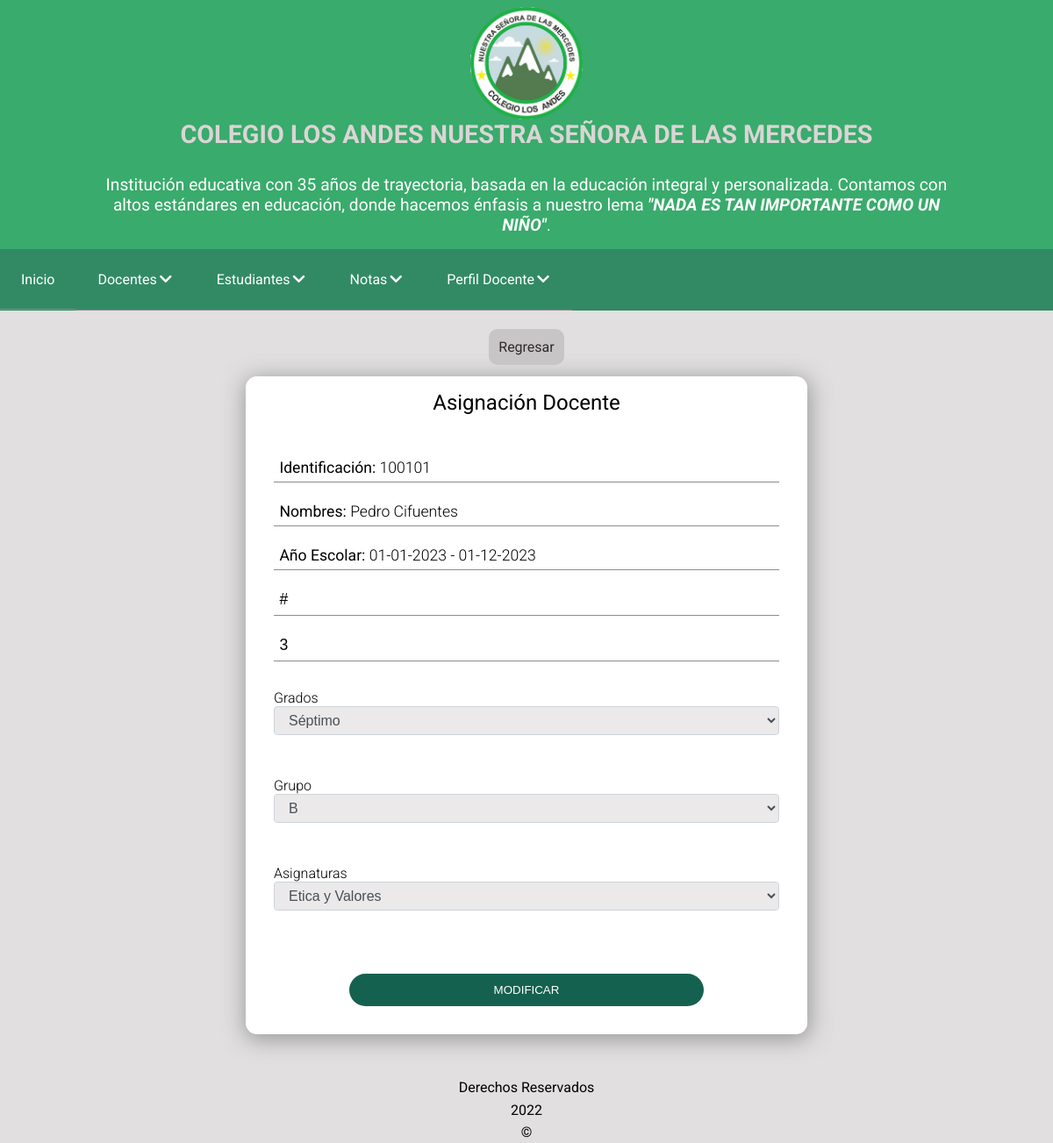
The page /principal.php?CONTENIDO=layout/components/docente/form-asignacion-docente-edit.php&accion=Modificar&id=21 (signed in) on the database its author committed.
### tables this page shows
CREATE TABLE menu (
    id int(4) NOT NULL AUTO_INCREMENT PRIMARY KEY,
    nombre VARCHAR(60) NOT NULL,
    ruta VARCHAR(200) NULL,
    tipo INT(2) NOT NULL,
    es_hijo INT(4) NULL,
    posicion INT(4) NOT NULL,
    INDEX (es_hijo),
    FOREIGN KEY (es_hijo) REFERENCES menu(id)
);

CREATE TABLE roles (
    id INT(4) NOT NULL AUTO_INCREMENT PRIMARY KEY,
    nombre VARCHAR(20) NOT NULL,
    valor CHAR(3) NOT NULL
);

CREATE TABLE usuario (
    id INT(4) NOT NULL AUTO_INCREMENT PRIMARY KEY,
    identificacion varchar(15) NOT NULL UNIQUE,
    nombres varchar(50) NOT NULL,
    apellidos varchar(50) NOT NULL,
    telefono varchar(10) NULL,
    email varchar(50) NOT NULL,
    direccion varchar(30) DEFAULT NULL,
    clave varchar(40) DEFAULT NULL,
    rol_id INT(4) NOT NULL,
    estado INT(1) NOT NULL,
    INDEX (rol_id),
    FOREIGN KEY (rol_id) REFERENCES roles(id) ON DELETE RESTRICT ON UPDATE CASCADE
);

CREATE TABLE anio_escolar (
    id int(4) NOT NULL AUTO_INCREMENT PRIMARY KEY,
    inicio DATETIME NOT NULL,
    fin DATETIME NOT NULL,
    id_institucion INT(4) NOT NULL,
    estado INT(4) NOT NULL,
    FOREIGN KEY (id_institucion) REFERENCES institucion_educativa(id) ON DELETE RESTRICT ON UPDATE CASCADE
);

CREATE TABLE asignatura(
    id int(4) NOT NULL AUTO_INCREMENT PRIMARY KEY,
    nombre_asignatura varchar(30) NOT NULL
);

CREATE TABLE asignacion_docente (
    id INT(4) NOT NULL AUTO_INCREMENT PRIMARY KEY,
    id_usuario_docente INT(4) NOT NULL,
    id_anio_escolar INT(4) NOT NULL,
    id_asignatura INT(4) NOT NULL,
    id_grupo INT(4) NOT NULL,
    link_clase_virtual TEXT NULL,
    intensidad_horaria DOUBLE NULL,
    FOREIGN KEY (id_usuario_docente) REFERENCES usuario(id) ON DELETE RESTRICT ON UPDATE CASCADE,
    FOREIGN KEY (id_anio_escolar) REFERENCES anio_escolar(id) ON DELETE RESTRICT ON UPDATE CASCADE,
    FOREIGN KEY (id_asignatura) REFERENCES asignatura(id) ON DELETE RESTRICT ON UPDATE CASCADE,
    FOREIGN KEY (id_grupo) REFERENCES grupo(id) ON DELETE RESTRICT ON UPDATE CASCADE
);

CREATE TABLE grupo (
    id int(4) NOT NULL AUTO_INCREMENT PRIMARY KEY,
    nombre_grupo varchar(30) NOT NULL,
    id_grado INT(4) NOT NULL,
    FOREIGN KEY (id_grado) REFERENCES grado(id) ON DELETE RESTRICT ON UPDATE CASCADE
);

### layout/components/docente/form-asignacion-docente-edit.php (the view, shortened to what the rows shown need)
<?php
$arrayUsuario = new Usuario(null, null);
$arrayAnioEscolar = AnioEscolar::getListaEnObjetos('estado=1', null)[0];
if (isset($_REQUEST['id'])) {
    $arrayAsignacionDocente = new AsignacionDocente('ad.id', $_REQUEST['id']);
    $arrayUsuario = new Usuario('id', $arrayAsignacionDocente->getIdUsuarioDocente());
}
?>
<div class="as-form-content">
    <form name="formulario" method="post" action="principal.php?CONTENIDO=layout/components/docente/form-asignacion-docente-action.php" autocomplete="off">
        <div class="as-form-margin">
            <h2>Asignación Docente</h2>
            <div class="as-form-fields">
                <div class="as-form-input">
                    <label class="show-label"><span>Identificación: </span><?= $arrayUsuario->getIdentificacion() ?></label>
                </div>
                <div class="as-form-input">
                    <label class="show-label"><span>Nombres: </span><?= $arrayUsuario->__toString() ?></label>
                </div>
                <div class="as-form-input">
                    <label class="show-label"><span>Año Escolar: </span><?= $arrayAnioEscolar->__toString() ?></label>
                </div>
                <div class="as-form-input">
                    <input type="text" name="link_clase_virtual" id="link_clase_virtual" value="<?= $arrayAsignacionDocente->getLinkClaseVirtual() ?>" required placeholder="Enlace Clases Virtuales">
                </div>
                <div class="as-form-input">
                    <input type="number" name="intensidad_horaria" id="intensidad_horaria" value="<?= $arrayAsignacionDocente->getIntensidadHoraria() ?>" required placeholder="Intensidad Horaria">
                </div>
                <div class="as-form-fields">
                    <div class="as-form-input">
                        <label class="label" for="id_grupo">Grupo</label>
                        <select class="as-form-select" name="id_grupo" id="id_grupo">
                            <option value="<?= $arrayAsignacionDocente->getIdGrupo() ?>"> <?= $arrayAsignacionDocente->getNombreGrupo() ?></option>
                        </select>
                    </div>
                </div>
            </div>
        </div>
    </form>
</div>

### principal.php (shortened to what the rows shown need)
<?php
$USUARIO = unserialize($_SESSION['usuario']);
$roles = Rol::getListaEnObjetos("id={$USUARIO->getRolId()}", null)[0];
?>
<!doctype html>
<html>
<head>
    <link rel="stylesheet" type="text/css" href="layout/css/main.css">
    <link rel="stylesheet" href="https://cdnjs.cloudflare.com/ajax/libs/font-awesome/5.15.4/css/all.min.css">
    <link rel="stylesheet" href="//code.jquery.com/ui/1.12.1/themes/base/jquery-ui.css">
</head>
<body>
    <nav class="as-main-nav">
        <ul class="as-menu" id="as-menu">
            <?php
            $menu = MenuLista::getMenu($USUARIO->getRolId());
            echo $menu;
            ?>
            <li class="menu__item as-dropdown-submenu"><a href="#" class="as-menu__link as-submenu-btn"> <span>Perfil <?php echo $roles->getNombre(); ?> </span> <i class="fas fa-chevron-down"></i></a>
            </li>
    </nav>
    <main class="as-layout">
        <?php include $_REQUEST['CONTENIDO']; ?>
    </main>
</body>
</html>

### logica/clasesGenericas/MenuLista.php
<?php
class MenuLista
{
    public static function getMenu($rol)
    {
        $listaMenu = '';
        $totalMenus = Menu::getListaEnObjetos(null, 'posicion');
        foreach ($totalMenus as $menu) {
            if ($menu->getTipo() == 1) {
                $listaMenu .= MenuLista::construirHijos($menu, $rol);
            }
        }
        return $listaMenu;
    }
    public static function construirHijos($item, $rol)
    {
        $permiso = Permiso::getListaEnObjetos("id_rol={$rol} AND id_menu={$item->getId()}", null);
        $tieneHijos = false;
        $hijoUnico = '';
        foreach ($permiso as $key) {
            if ($key->getEstado() == 1) {
                $hijoUnico .= '<li class="menu__item"><a href="' . $item->getRuta() . '" class="as-menu__link">' . $item->getNombre() . '</a></li>';
                $totalMenus = Menu::getListaEnObjetos(null, 'posicion');
                $listaHijos = '<li class="menu__item as-dropdown-submenu"><a href="' . $item->getRuta() . '" class="as-menu__link as-submenu-btn"> <span>' . $item->getNombre() . '</span> <i class="fas fa-chevron-down"></i></a><ul class="as-submenu">';
                foreach ($totalMenus as $menu) {
                    if ($menu->getEsHijo() == $item->getId() && $menu->getTipo() == 2) {
                        $permiso = Permiso::getListaEnObjetos("id_rol={$rol} AND id_menu={$menu->getId()}", null);
                        foreach ($permiso as $key) {
                            if ($key->getEstado() == 1) {
                                $listaHijos .= '<li class="menu__item"><a href="' . $menu->getRuta() . '" class="as-menu__link as-submenu-color">' . $menu->getNombre() . '</a></li>';
                            }
                        }
                        $tieneHijos = true;
                    }
                }
                $listaHijos .= '</ul> </li>';
            }
        }
        return $tieneHijos ? $listaHijos : $hijoUnico;
    }
}

### rows shown on the page
menu: nombre "Docentes"
menu: nombre "Estudiantes"
menu: nombre "Notas"
roles: nombre "Docente"
usuario: identificacion "100101", $arrayUsuario->__toString() "Pedro Cifuentes"
anio_escolar: $arrayAnioEscolar->__toString() "01-01-2023 - 01-12-2023"
asignatura: link_clase_virtual "#", intensidad_horaria "3", id_grupo "B"

### other values the page prints
$titulo "MODIFICAR"
form field id_grado "Séptimo"
form field id_asignatura "Etica y Valores"
